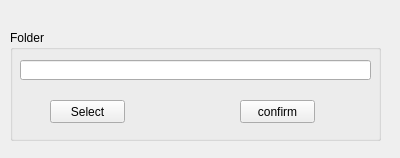
<?xml version="1.0" encoding="UTF-8"?>
<ui version="4.0">
 <class>folder_to_monitor_setting</class>
 <widget class="QWidget" name="folder_to_monitor_setting">
  <property name="geometry">
   <rect>
    <x>0</x>
    <y>0</y>
    <width>400</width>
    <height>158</height>
   </rect>
  </property>
  <property name="windowTitle">
   <string>Folder To Monitor</string>
  </property>
  <widget class="QGroupBox" name="groupBox">
   <property name="geometry">
    <rect>
     <x>10</x>
     <y>30</y>
     <width>371</width>
     <height>111</height>
    </rect>
   </property>
   <property name="title">
    <string>Folder</string>
   </property>
   <widget class="QLineEdit" name="txt_folder_select">
    <property name="geometry">
     <rect>
      <x>10</x>
      <y>30</y>
      <width>351</width>
      <height>20</height>
     </rect>
    </property>
   </widget>
   <widget class="QPushButton" name="btn_select_folder">
    <property name="geometry">
     <rect>
      <x>40</x>
      <y>70</y>
      <width>75</width>
      <height>23</height>
     </rect>
    </property>
    <property name="text">
     <string>Select</string>
    </property>
   </widget>
   <widget class="QPushButton" name="btn_confirm_folder">
    <property name="geometry">
     <rect>
      <x>230</x>
      <y>70</y>
      <width>75</width>
      <height>23</height>
     </rect>
    </property>
    <property name="text">
     <string>confirm</string>
    </property>
   </widget>
  </widget>
 </widget>
 <resources/>
 <connections/>
</ui>
